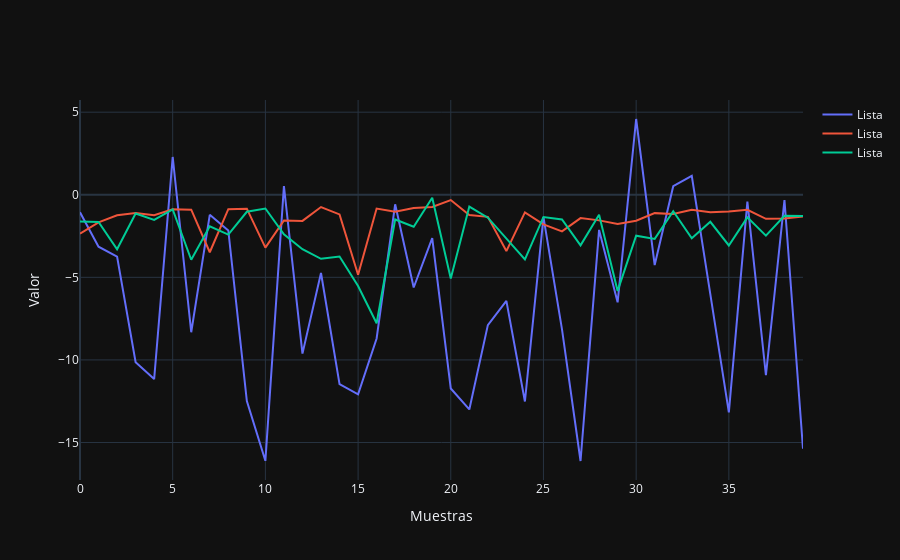

Here is the notebook cell this chart was saved with:
### Code cell
# graficar_listas(caract_MAV[0],caract_MAV[1],caract_MAV[2])
# graficar_listas(caract_STD[0],caract_STD[1],caract_STD[2])
# graficar_listas(caract_RMS[0],caract_RMS[1],caract_RMS[2])
graficar_listas(caract_Mean_Derivative[0],caract_Mean_Derivative[1],caract_Mean_Derivative[2])
graficar_listas(caract_Entropy[0],caract_Entropy[1],caract_Entropy[2])

### Figure 1 — Plotly figure (JSON) as saved in the notebook; plotly's stock layout.template omitted (floating-point values rounded to 4 significant figures)
{"data": [{"mode": "lines", "name": "Lista", "type": "scatter", "x": [0, 1, 2, 3, 4, 5, 6, 7, 8, 9, 10, 11, 12, 13, 14, 15, 16, 17, 18, 19, 20, 21, 22, 23, 24, 25, 26, 27, 28, 29, 30, 31, 32, 33, 34, 35, 36, 37, 38, 39], "y": [-1.061, -3.144, -3.75, -10.14, -11.16, 2.288, -8.325, -1.216, -2.163, -12.5, -16.11, 0.5248, -9.618, -4.739, -11.47, -12.09, -8.7, -0.5767, -5.617, -2.623, -11.73, -13.0, -7.894, -6.426, -12.52, -1.35, -8.149, -16.12, -2.127, -6.51, 4.588, -4.259, 0.5153, 1.15, -6.019, -13.17, -0.4152, -10.93, -0.3179, -15.37]}, {"mode": "lines", "name": "Lista", "type": "scatter", "x": [0, 1, 2, 3, 4, 5, 6, 7, 8, 9, 10, 11, 12, 13, 14, 15, 16, 17, 18, 19, 20, 21, 22, 23, 24, 25, 26, 27, 28, 29, 30, 31, 32, 33, 34, 35, 36, 37, 38, 39], "y": [-2.349, -1.672, -1.241, -1.106, -1.237, -0.8832, -0.9056, -3.481, -0.8738, -0.8427, -3.201, -1.555, -1.584, -0.7424, -1.19, -4.842, -0.8341, -1.025, -0.806, -0.743, -0.322, -1.23, -1.336, -3.411, -1.066, -1.791, -2.217, -1.413, -1.551, -1.776, -1.575, -1.112, -1.167, -0.9111, -1.065, -1.015, -0.9098, -1.457, -1.43, -1.318]}, {"mode": "lines", "name": "Lista", "type": "scatter", "x": [0, 1, 2, 3, 4, 5, 6, 7, 8, 9, 10, 11, 12, 13, 14, 15, 16, 17, 18, 19, 20, 21, 22, 23, 24, 25, 26, 27, 28, 29, 30, 31, 32, 33, 34, 35, 36, 37, 38, 39], "y": [-1.619, -1.644, -3.301, -1.136, -1.518, -0.8921, -3.935, -1.909, -2.41, -1.029, -0.831, -2.4, -3.294, -3.879, -3.737, -5.524, -7.782, -1.496, -1.934, -0.179, -5.07, -0.7115, -1.389, -2.625, -3.919, -1.345, -1.496, -3.062, -1.208, -5.822, -2.48, -2.672, -0.9931, -2.63, -1.635, -3.068, -1.368, -2.473, -1.273, -1.28]}], "layout": {"title": {"text": ""}, "xaxis": {"title": {"text": "Muestras"}}, "yaxis": {"title": {"text": "Valor"}}}}
